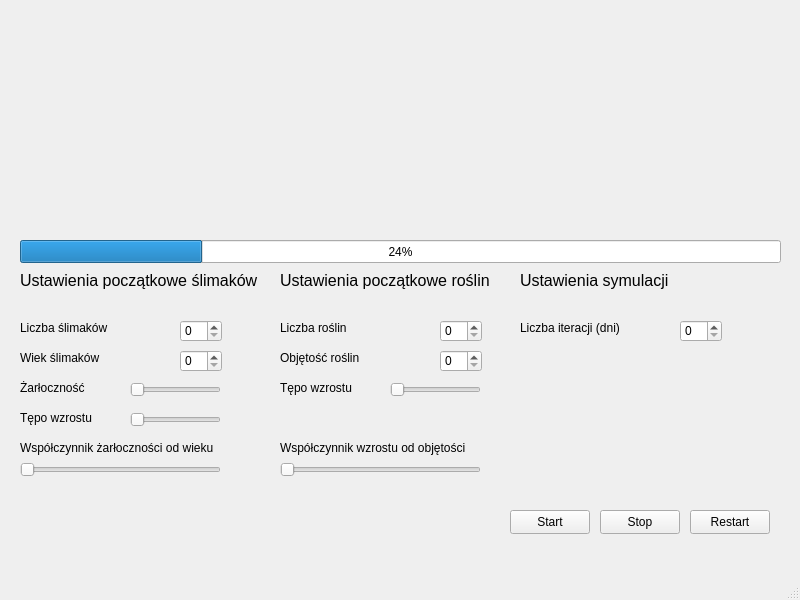
<?xml version="1.0" encoding="UTF-8"?>
<ui version="4.0">
 <class>MainWindow</class>
 <widget class="QMainWindow" name="MainWindow">
  <property name="geometry">
   <rect>
    <x>0</x>
    <y>0</y>
    <width>800</width>
    <height>600</height>
   </rect>
  </property>
  <property name="windowTitle">
   <string>MainWindow</string>
  </property>
  <widget class="QWidget" name="centralwidget">
   <widget class="QPushButton" name="pushButton">
    <property name="geometry">
     <rect>
      <x>510</x>
      <y>510</y>
      <width>80</width>
      <height>24</height>
     </rect>
    </property>
    <property name="text">
     <string>Start</string>
    </property>
   </widget>
   <widget class="QSlider" name="horizontalSlider">
    <property name="enabled">
     <bool>true</bool>
    </property>
    <property name="geometry">
     <rect>
      <x>130</x>
      <y>380</y>
      <width>91</width>
      <height>20</height>
     </rect>
    </property>
    <property name="mouseTracking">
     <bool>false</bool>
    </property>
    <property name="orientation">
     <enum>Qt::Orientation::Horizontal</enum>
    </property>
   </widget>
   <widget class="QLabel" name="label">
    <property name="geometry">
     <rect>
      <x>20</x>
      <y>270</y>
      <width>261</width>
      <height>21</height>
     </rect>
    </property>
    <property name="font">
     <font>
      <pointsize>12</pointsize>
     </font>
    </property>
    <property name="text">
     <string>Ustawienia początkowe ślimaków</string>
    </property>
   </widget>
   <widget class="QSpinBox" name="spinBox">
    <property name="geometry">
     <rect>
      <x>180</x>
      <y>320</y>
      <width>42</width>
      <height>22</height>
     </rect>
    </property>
   </widget>
   <widget class="QLabel" name="label_2">
    <property name="geometry">
     <rect>
      <x>20</x>
      <y>320</y>
      <width>171</width>
      <height>16</height>
     </rect>
    </property>
    <property name="text">
     <string>Liczba ślimaków</string>
    </property>
   </widget>
   <widget class="QLabel" name="label_3">
    <property name="geometry">
     <rect>
      <x>20</x>
      <y>350</y>
      <width>171</width>
      <height>16</height>
     </rect>
    </property>
    <property name="text">
     <string>Wiek ślimaków</string>
    </property>
   </widget>
   <widget class="QSpinBox" name="spinBox_2">
    <property name="geometry">
     <rect>
      <x>180</x>
      <y>350</y>
      <width>42</width>
      <height>22</height>
     </rect>
    </property>
   </widget>
   <widget class="QLabel" name="label_4">
    <property name="geometry">
     <rect>
      <x>20</x>
      <y>380</y>
      <width>91</width>
      <height>16</height>
     </rect>
    </property>
    <property name="text">
     <string>Żarłoczność</string>
    </property>
   </widget>
   <widget class="QSlider" name="horizontalSlider_3">
    <property name="enabled">
     <bool>true</bool>
    </property>
    <property name="geometry">
     <rect>
      <x>130</x>
      <y>410</y>
      <width>91</width>
      <height>20</height>
     </rect>
    </property>
    <property name="mouseTracking">
     <bool>false</bool>
    </property>
    <property name="orientation">
     <enum>Qt::Orientation::Horizontal</enum>
    </property>
   </widget>
   <widget class="QLabel" name="label_5">
    <property name="geometry">
     <rect>
      <x>20</x>
      <y>410</y>
      <width>91</width>
      <height>16</height>
     </rect>
    </property>
    <property name="text">
     <string>Tępo wzrostu</string>
    </property>
   </widget>
   <widget class="QSpinBox" name="spinBox_3">
    <property name="geometry">
     <rect>
      <x>440</x>
      <y>320</y>
      <width>42</width>
      <height>22</height>
     </rect>
    </property>
   </widget>
   <widget class="QLabel" name="label_6">
    <property name="geometry">
     <rect>
      <x>280</x>
      <y>320</y>
      <width>171</width>
      <height>16</height>
     </rect>
    </property>
    <property name="text">
     <string>Liczba roślin</string>
    </property>
   </widget>
   <widget class="QLabel" name="label_7">
    <property name="geometry">
     <rect>
      <x>280</x>
      <y>270</y>
      <width>211</width>
      <height>21</height>
     </rect>
    </property>
    <property name="font">
     <font>
      <pointsize>12</pointsize>
     </font>
    </property>
    <property name="text">
     <string>Ustawienia początkowe roślin</string>
    </property>
   </widget>
   <widget class="QSpinBox" name="spinBox_4">
    <property name="geometry">
     <rect>
      <x>440</x>
      <y>350</y>
      <width>42</width>
      <height>22</height>
     </rect>
    </property>
   </widget>
   <widget class="QLabel" name="label_9">
    <property name="geometry">
     <rect>
      <x>280</x>
      <y>380</y>
      <width>81</width>
      <height>16</height>
     </rect>
    </property>
    <property name="text">
     <string>Tępo wzrostu</string>
    </property>
   </widget>
   <widget class="QLabel" name="label_10">
    <property name="geometry">
     <rect>
      <x>280</x>
      <y>350</y>
      <width>171</width>
      <height>16</height>
     </rect>
    </property>
    <property name="text">
     <string>Objętość roślin</string>
    </property>
   </widget>
   <widget class="QSlider" name="horizontalSlider_4">
    <property name="enabled">
     <bool>true</bool>
    </property>
    <property name="geometry">
     <rect>
      <x>390</x>
      <y>380</y>
      <width>91</width>
      <height>20</height>
     </rect>
    </property>
    <property name="mouseTracking">
     <bool>false</bool>
    </property>
    <property name="orientation">
     <enum>Qt::Orientation::Horizontal</enum>
    </property>
   </widget>
   <widget class="QLabel" name="label_8">
    <property name="geometry">
     <rect>
      <x>520</x>
      <y>270</y>
      <width>261</width>
      <height>21</height>
     </rect>
    </property>
    <property name="font">
     <font>
      <pointsize>12</pointsize>
     </font>
    </property>
    <property name="text">
     <string>Ustawienia symulacji</string>
    </property>
   </widget>
   <widget class="QSpinBox" name="spinBox_6">
    <property name="geometry">
     <rect>
      <x>680</x>
      <y>320</y>
      <width>42</width>
      <height>22</height>
     </rect>
    </property>
   </widget>
   <widget class="QLabel" name="label_14">
    <property name="geometry">
     <rect>
      <x>520</x>
      <y>320</y>
      <width>171</width>
      <height>16</height>
     </rect>
    </property>
    <property name="text">
     <string>Liczba iteracji (dni)</string>
    </property>
   </widget>
   <widget class="QLabel" name="label_13">
    <property name="geometry">
     <rect>
      <x>20</x>
      <y>440</y>
      <width>201</width>
      <height>16</height>
     </rect>
    </property>
    <property name="text">
     <string>Współczynnik żarłoczności od wieku</string>
    </property>
   </widget>
   <widget class="QSlider" name="horizontalSlider_6">
    <property name="enabled">
     <bool>true</bool>
    </property>
    <property name="geometry">
     <rect>
      <x>20</x>
      <y>460</y>
      <width>201</width>
      <height>20</height>
     </rect>
    </property>
    <property name="mouseTracking">
     <bool>false</bool>
    </property>
    <property name="orientation">
     <enum>Qt::Orientation::Horizontal</enum>
    </property>
   </widget>
   <widget class="QSlider" name="horizontalSlider_7">
    <property name="enabled">
     <bool>true</bool>
    </property>
    <property name="geometry">
     <rect>
      <x>280</x>
      <y>460</y>
      <width>201</width>
      <height>20</height>
     </rect>
    </property>
    <property name="mouseTracking">
     <bool>false</bool>
    </property>
    <property name="orientation">
     <enum>Qt::Orientation::Horizontal</enum>
    </property>
   </widget>
   <widget class="QLabel" name="label_15">
    <property name="geometry">
     <rect>
      <x>280</x>
      <y>440</y>
      <width>201</width>
      <height>16</height>
     </rect>
    </property>
    <property name="text">
     <string>Współczynnik wzrostu od objętości</string>
    </property>
   </widget>
   <widget class="QPushButton" name="pushButton_2">
    <property name="geometry">
     <rect>
      <x>600</x>
      <y>510</y>
      <width>80</width>
      <height>24</height>
     </rect>
    </property>
    <property name="text">
     <string>Stop</string>
    </property>
   </widget>
   <widget class="QPushButton" name="pushButton_3">
    <property name="geometry">
     <rect>
      <x>690</x>
      <y>510</y>
      <width>80</width>
      <height>24</height>
     </rect>
    </property>
    <property name="text">
     <string>Restart</string>
    </property>
   </widget>
   <widget class="QProgressBar" name="progressBar">
    <property name="geometry">
     <rect>
      <x>20</x>
      <y>240</y>
      <width>761</width>
      <height>23</height>
     </rect>
    </property>
    <property name="value">
     <number>24</number>
    </property>
   </widget>
  </widget>
  <widget class="QMenuBar" name="menubar">
   <property name="geometry">
    <rect>
     <x>0</x>
     <y>0</y>
     <width>800</width>
     <height>22</height>
    </rect>
   </property>
  </widget>
  <widget class="QStatusBar" name="statusbar"/>
 </widget>
 <resources/>
 <connections/>
</ui>
